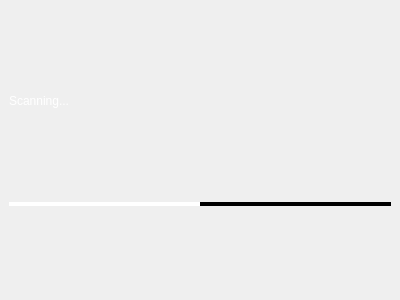
<?xml version="1.0" encoding="UTF-8"?>
<ui version="4.0">
 <class>ScanManager</class>
 <widget class="QWidget" name="ScanManager">
  <property name="geometry">
   <rect>
    <x>0</x>
    <y>0</y>
    <width>400</width>
    <height>300</height>
   </rect>
  </property>
  <property name="sizePolicy">
   <sizepolicy hsizetype="Preferred" vsizetype="Fixed">
    <horstretch>0</horstretch>
    <verstretch>0</verstretch>
   </sizepolicy>
  </property>
  <property name="windowTitle">
   <string>Form</string>
  </property>
  <property name="styleSheet">
   <string notr="true">QLabel {
color: white;
}

QProgressBar {
background-color: black;
border: 0px;
height: 1px;
font: 1px;
}

QProgressBar::chunk {
background-color: white;
}</string>
  </property>
  <layout class="QVBoxLayout" name="verticalLayout">
   <property name="spacing">
    <number>0</number>
   </property>
   <property name="leftMargin">
    <number>9</number>
   </property>
   <property name="topMargin">
    <number>0</number>
   </property>
   <property name="rightMargin">
    <number>9</number>
   </property>
   <property name="bottomMargin">
    <number>0</number>
   </property>
   <item>
    <widget class="QLabel" name="status">
     <property name="sizePolicy">
      <sizepolicy hsizetype="Ignored" vsizetype="Fixed">
       <horstretch>0</horstretch>
       <verstretch>0</verstretch>
      </sizepolicy>
     </property>
     <property name="text">
      <string>Scanning...</string>
     </property>
    </widget>
   </item>
   <item>
    <widget class="QProgressBar" name="progressBar">
     <property name="font">
      <font>
       <pointsize>-1</pointsize>
       <italic>false</italic>
       <bold>false</bold>
      </font>
     </property>
     <property name="styleSheet">
      <string notr="true"/>
     </property>
     <property name="maximum">
      <number>0</number>
     </property>
     <property name="value">
      <number>0</number>
     </property>
     <property name="textVisible">
      <bool>true</bool>
     </property>
    </widget>
   </item>
  </layout>
 </widget>
 <resources/>
 <connections/>
</ui>
